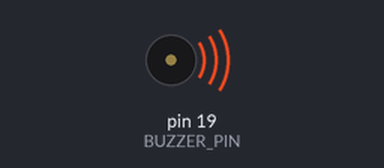
Bench run of a sketch on a simulated Arduino Uno, built with avr-gcc and run on an emulated ATmega328P. Shown: buzzer (waves = sounding).

Above: at 0.2 s.
Timing chart, 0 to 3.0 s (numbered marks = the images above):
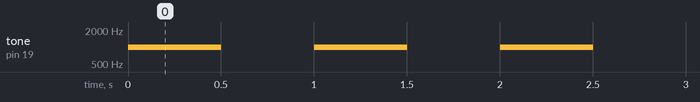

Measured:
- by itself, tone on pin 19 (BUZZER_PIN): alternates 1000 Hz for 0.50 s and silent for 0.50 s

The sketch:

buzzer.ino
```cpp
#define BUZZER_PIN 19

void setup() {
  // Set the buzzer pin as an output
  pinMode(BUZZER_PIN, OUTPUT);
}

void loop() {
  // Play a 1000 Hz tone
  tone(BUZZER_PIN, 1000);
  delay(500);

  // Stop the tone
  noTone(BUZZER_PIN);
  delay(500);
}
```
